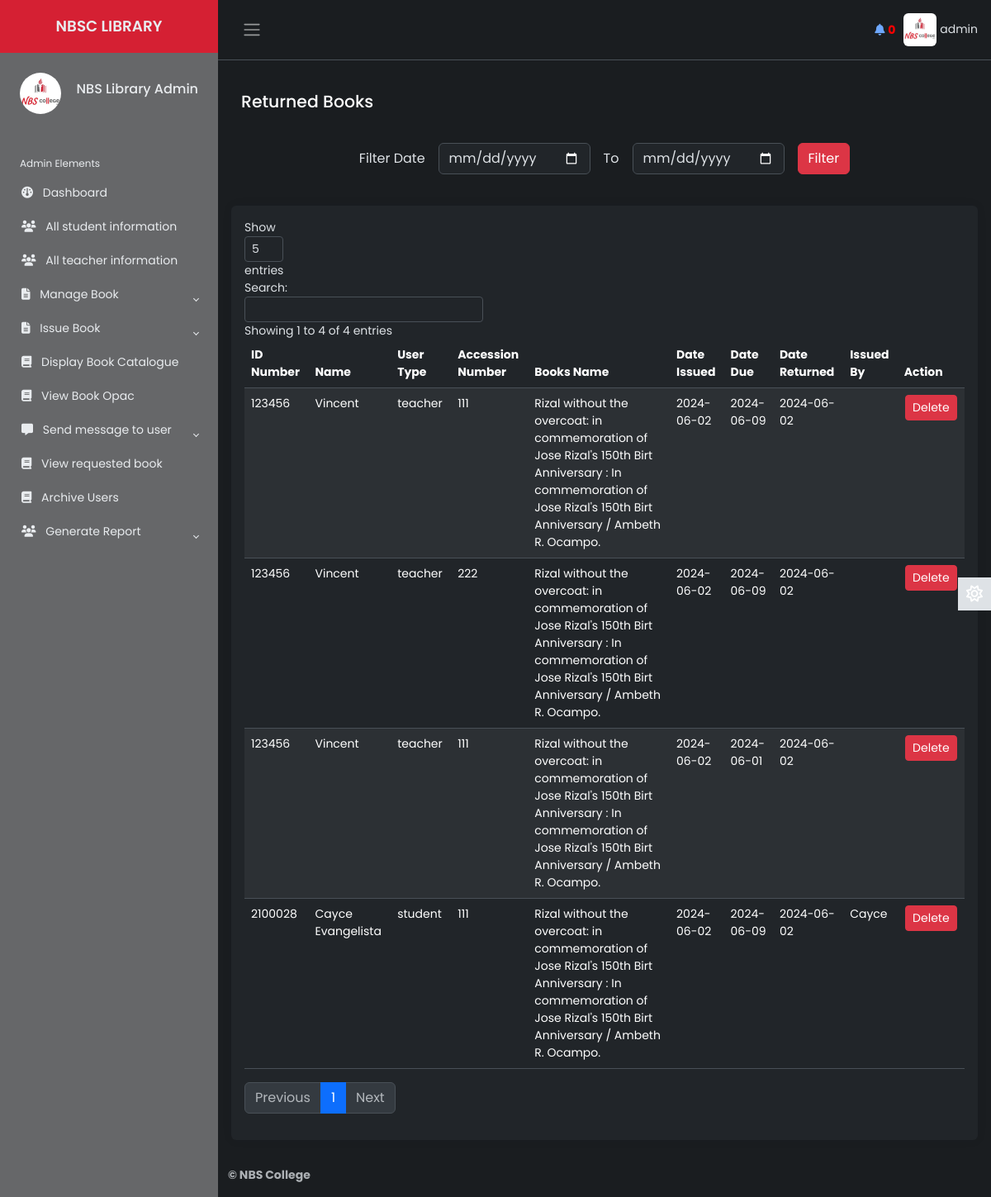
Before: /Source/librarian/return-book.php (signed in) with the older database file.
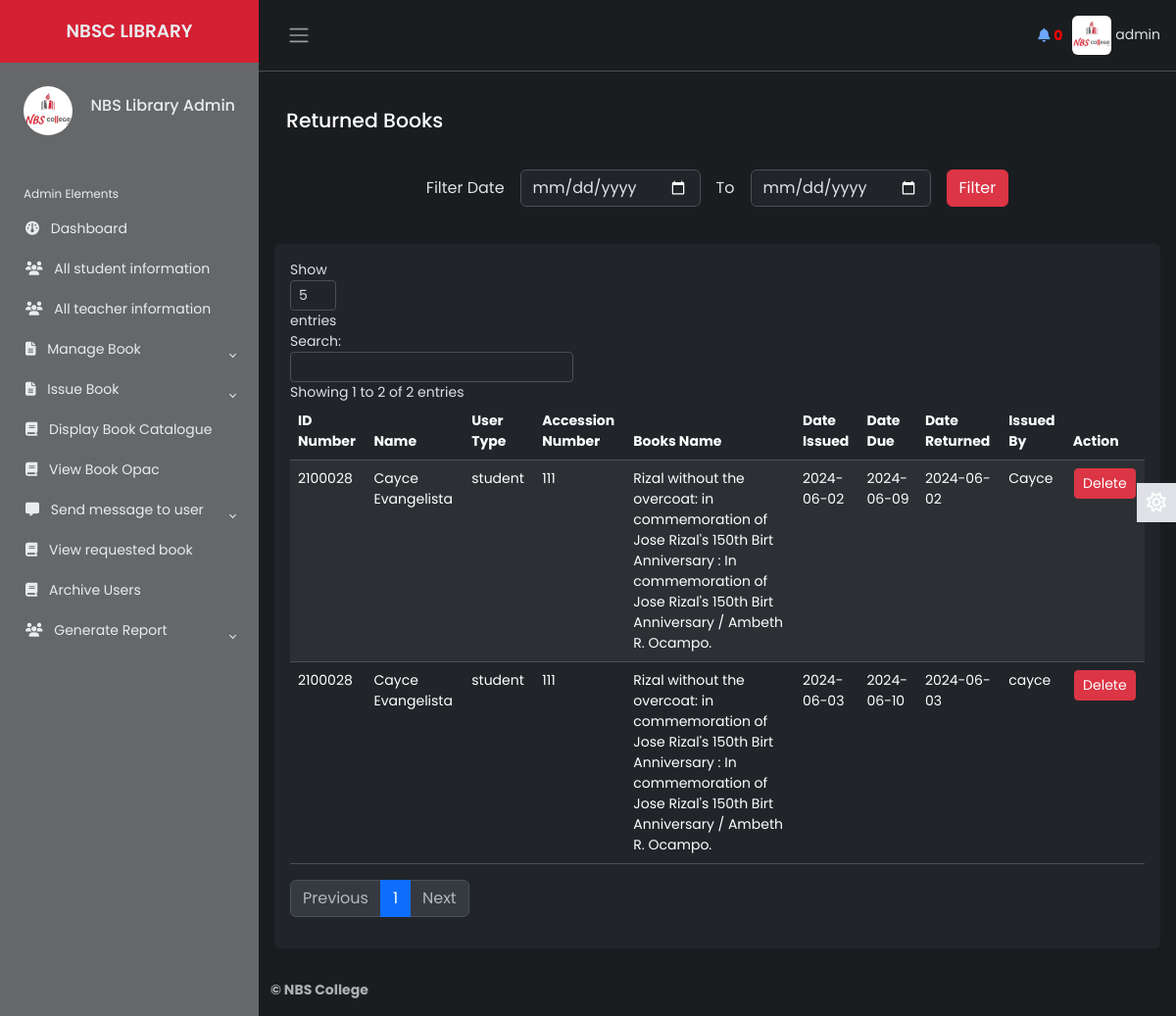
After: the same page with the newer database file.
### tables this page shows
CREATE TABLE `lib_registration` (
  `id` int(2) NOT NULL,
  `name` varchar(50) NOT NULL,
  `username` varchar(20) NOT NULL,
  `password` varchar(20) NOT NULL,
  `email` varchar(50) NOT NULL,
  `phone` varchar(20) NOT NULL,
  `address` varchar(100) NOT NULL,
  `photo` varchar(500) NOT NULL,
  `status` varchar(7) NOT NULL
);

CREATE TABLE `return_books` (
  `id` int(10) NOT NULL,
  `first_name` varchar(50) NOT NULL,
  `last_name` varchar(50) NOT NULL,
  `middle_name` varchar(50) NOT NULL,
  `student_number` varchar(50) NOT NULL,
  `utype` varchar(10) NOT NULL,
  `email` varchar(100) NOT NULL,
  `booksname` varchar(200) NOT NULL,
  `accession_number` varchar(255) NOT NULL,
  `date_issued` varchar(100) NOT NULL,
  `booksissuedate` varchar(50) NOT NULL,
  `booksreturndate` varchar(10) NOT NULL,
  `issuedby` varchar(100) NOT NULL
);

### Source/librarian/return-book.php (the view, shortened to what this page needs)
        <?php
    $page = 'return-books';
    include 'inc/header.php';
    include 'inc/connection.php';
?>
<main class="content px-3 py-2">
    <div class="container-fluid">
        <div class="mb-3">
            <h4>Returned Books</h4>
        </div>
    </div>
    <div class="col-md-12">
    <div class="row text-center align-items-center justify-content-center">
    <div class="col-auto p-2">
                    <label for="start_date" class="col-form-label" style="font-size:medium;">Filter Date</label>
                </div>
                <div class="col-auto p-2" style="width:200px;">
                    <input type="date" id="start_date" class="form-control custom" placeholder="Start Date">
                </div>
                <div class="col-auto p-2">
                    <label for="start_date" class="col-form-label" style="font-size:medium;">To</label>
                </div>
                <div class="col-auto p-2" style="width:200px;">
                    <input type="date" id="end_date" class="form-control no-stretch-input" placeholder="End Date">
                </div>
                <div class="col-auto p-2">
                    <button class="btn btn-danger btn-block" onclick="filterByDateRange()">Filter</button>
                </div>
    </div>
</div>
    <div class="card border-0">
        <div class="card-body">
            <table class="table table-hover text-left table-striped" id="dtBasicExample">
                <thead>
                    <tr>
                        <th>ID Number</th>
                        <th>Name</th>
                        <th>User Type</th>
                        <th>Accession Number</th>
                        <th>Books Name</th>
                        <th>Date Issued</th>
                        <th>Date Due</th>
                        <th>Date Returned</th>
                        <th>Issued By</th>
                        <th>Action</th>
                    </tr>
                </thead>
                <tbody>
                    <?php
                        $res= mysqli_query($link, "select * from return_books");
                        while ($row=mysqli_fetch_array($res)) {
                            echo "<tr>";
                            echo "<td>" . $row["student_number"] . "</td>";
                            echo "<td>" . $row["first_name"];"</td>";
                            echo "<td>" . $row["utype"] . "</td>";
                            echo "<td>" . $row["accession_number"] . "</td>";
                            echo "<td>" . $row["booksname"] . "</td>";
                            echo "<td>" . $row["date_issued"] . "</td>";
                            echo "<td>" . $row["booksissuedate"] . "</td>";
                            echo "<td>" . $row["booksreturndate"] . "</td>";
                            echo "<td>" . $row["issuedby"] . "</td>";
                            echo "<td>";
                    ?>
                                <div class="d-flex justify-content-center">
                                    <a href="delete-return-book.php?id=<?php echo $row["id"]; ?>" class="btn btn-danger btn-sm ml-2" onclick="return confirm('Are you sure you want to delete this row?')"><span>Delete</span></a>
                                </div>
                    <?php
                            echo "</td>";
                            echo "</tr>";
                        }
                    ?>
                </tbody>
            </table>
        </div>
    </div>
</main>
<?php
    include 'inc/footer.php';
?>

### Source/librarian/inc/header.php (shortened to what this page needs)
<?php
    include 'inc/connection.php';
    $res = mysqli_query($link,"select * from request_books where read1='no'");
    $not= mysqli_num_rows($res);
 ?>
<!DOCTYPE html>
<html lang="en" data-bs-theme="dark">
<head>
    <link href="https://cdn.datatables.net/v/dt/jszip-3.10.1/dt-2.0.3/b-3.0.1/b-html5-3.0.1/b-print-3.0.1/datatables.min.css" rel="stylesheet">
    <link rel="stylesheet" href="inc/css/bootstrap.min.css">
    <link rel="stylesheet" href="inc/css/custom1.css">
    <link rel="stylesheet" href="inc/css/animate.css">
</head>
<body>
    <div class="wrapper">
    <aside id="sidebar" class="js-sidebar">
            <div class="h-100">
                <div class="sidebar-logo text-center">
                    <a href="dashboard.php">NBSC LIBRARY</a>
                </div>
                <ul class="sidebar-nav">
                    <li class="sidebar-header">
                        <span>
                        <?php
                            $res = mysqli_query($link, "select * from lib_registration where username='".$_SESSION['username']."'");
                            while ($row = mysqli_fetch_array($res)){
                                ?><img src="<?php echo $row["photo"]; ?> " height="50px" width="50px" alt="something wrong" class="rounded-circle"></a> <?php
                            }
                        ?>
                        </span>
                        <h6 style="float: right; margin-top: 10px;">
							<?php
								$res = mysqli_query($link, "select * from lib_registration where username='".$_SESSION['username']."'");
								while ($row = mysqli_fetch_array($res)){
								$name  =  $row["name"];
								echo $name;
								}
							?>
            			</h6>
                    </li>
                    <br>
                    <li class="sidebar-header">
                        Admin Elements
                    </li>
                    <li class="sidebar-item <?php if($page=='home'){ echo 'active';} ?>">
                        <a href="dashboard.php" class="sidebar-link">
                        <i class="fa-solid fa-gauge pe-2"></i>
                            Dashboard
                        </a>
                    </li>
                    <li class="sidebar-item <?php if($page=='sinfo'){ echo 'active';} ?>">
                        <a href="all-student-info.php" class="sidebar-link">
                        <i class="fa-solid fa-users pe-2"></i>
                            All student information
                        </a>
                    </li>
					<li class="sidebar-item <?php if($page=='tinfo'){ echo 'active';} ?>">
                        <a href="all-teacher-info.php" class="sidebar-link">
                            <i class="fa-solid fa-users pe-2"></i>
                            All teacher information
                        </a>
                    </li>
                    <li class="sidebar-item">
                        <a href="#" class="sidebar-link collapsed" data-bs-target="#manage" data-bs-toggle="collapse"
                            aria-expanded="false"><i class="fa-solid fa-file-lines pe-2"></i>
                            Manage Book
                        </a>
                    </li>
                    <li class="sidebar-item">
                        <a href="dashboard.php" class="sidebar-link collapsed" data-bs-target="#issue" data-bs-toggle="collapse"
                            aria-expanded="false"><i class="fa-solid fa-file-lines pe-2"></i>
                            Issue Book
                        </a>
                    </li>
                    <li class="sidebar-item <?php if($page=='manage-book'){ echo 'active';} ?>">
                        <a href="manage-book.php" class="sidebar-link">
                         <i class="fa-solid fa-book pe-2"></i>
                            Display Book Catalogue
                        </a>
                    </li>
                    <li class="sidebar-item <?php if($page=='a-book'){ echo 'active';} ?>">
                        <a href="display-book-opac.php" class="sidebar-link">
                        <i class="fa-solid fa-book pe-2"></i>
                            View Book Opac
                        </a>
                    </li>
                    <li class="sidebar-item">
                        <a href="#" class="sidebar-link collapsed" data-bs-target="#posts" data-bs-toggle="collapse"
                            aria-expanded="false">    <i class="fa-solid fa-message pe-2"></i>
                            Send message to user
                        </a>
                    </li>
                    <li class="sidebar-item <?php if($page=='rbook'){ echo 'active';} ?>">
                        <a href="requested-books.php" class="sidebar-link">
                        <i class="fa-solid fa-book pe-2"></i>
                            View requested book
                        </a>
                    </li>
                    <li class="sidebar-item <?php if($page=='user-v'){ echo 'active';} ?>">
                        <a href="archive-user.php" class="sidebar-link">
                        <i class="fa-solid fa-book pe-2"></i>
                            Archive Users
                        </a>
                    </li>
                    <li class="sidebar-item">
                        <a href="#" class="sidebar-link collapsed" data-bs-target="#report" data-bs-toggle="collapse"
                            aria-expanded="false"><i class="fa-solid fa-users pe-2"></i>
                            Generate Report
                        </a>
                    </li>
                </ul>
            </div>
        </aside>
        <div class="main">
            <nav class="navbar navbar-expand px-3 border-bottom">
                <button class="btn" id="sidebar-toggle" type="button">
                    <span class="navbar-toggler-icon"></span>
                </button>
                <div class="navbar-collapse navbar">
                        <ul class="navbar-nav" style="margin-right:10px;">
                        <li class="icon">
                                <a href="requested-books.php" ><i class="fas fa-bell"></i></a>
                                <span class="count" onclick="window.location='requested-books.php'"><b id="notif" ><?php echo $not; ?></b></span>
                        </li>
                        </ul>
                        <li class="nav-item dropdown">
								<?php
                                     $res = mysqli_query($link, "select * from lib_registration where username='".$_SESSION['username']."'");
                                     while ($row = mysqli_fetch_array($res)){
                                         ?><a href="#" data-bs-toggle="dropdown" class="nav-icon pe-md-0" style="color: inherit;"><img src="<?php echo $row["photo"]; ?>" alt=""class="avatar img-fluid rounded"> <span><?php echo $_SESSION["username"]; ?></span></a> <?php
                                     }
                                ?>
                        </li>
                </div>
            </nav>
            <a href="#" class="theme-toggle">
                <i class="fa-regular fa-sun"></i>
            </a>
</body>
</html>

### Source/librarian/inc/footer.php (shortened to what this page needs)
<footer class="footer">
         <div class="container-fluid">
             <div class="row text-muted">
                 <div class="col-6 text-start">
                     <p class="mb-0">
                         <a href="#" class="text-muted">
                             <strong>&copy; NBS College</strong>
                         </a>
                     </p>
                 </div>
                 <div class="col-6 text-end">
                     <ul class="list-inline">
                     </ul>
                 </div>
             </div>
         </div>
     </footer>

### Source/librarian/inc/css/custom1.css (style rules this page uses)
body { font-family: 'Poppins', sans-serif; font-size: 0.875rem; opacity: 1; overflow-y: scroll; margin: 0; }
a { cursor: pointer; text-decoration: none; font-family: 'Poppins', sans-serif; }
.theme-toggle { position: relative; }
.theme-toggle i { font-size: 20px; cursor: pointer; }
.theme-toggle .fa-sun { display: none; }
.card-body { overflow-x: scroll; }
#notif { color: red; }
table.dataTable th.dt-type-numeric, table.dataTable thead th { text-align: left; }
.h-100 { background-color: #666769; }
.sidebar-logo { background-color: #d52033; }
li { list-style: none; }
h4 { font-family: 'Poppins', sans-serif; font-size: 1.275rem; color: var(--bs-emphasis-color); }
.wrapper { align-items: stretch; display: flex; width: 100%; }
#sidebar { max-width: 40%; min-width: 264px; background: var(--bs-dark); transition: all 0.35s ease-in-out; }
.main { display: flex; flex-direction: column; min-height: 100vh; min-width: 0; overflow: hidden; transition: all 0.35s ease-in-out; width: 100%; background: var(--bs-dark-bg-subtle); }
.sidebar-logo { padding: 1.15rem; }
.sidebar-logo a { color: #e9ecef; font-size: 1.15rem; font-weight: 600; }
.sidebar-nav { flex-grow: 1; list-style: none; margin-bottom: 0; padding-left: 0; margin-left: 0; }
.sidebar-header { color: #e9ecef; font-size: .75rem; padding: 1.5rem 1.5rem .375rem; }
a.sidebar-link { padding: .625rem 1.625rem; color: #e9ecef; position: relative; display: block; font-size: 0.875rem; }
.sidebar-link[data-bs-toggle="collapse"]::after { border: solid; border-width: 0 .075rem .075rem 0; content: ""; display: inline-block; padding: 2px; position: absolute; right: 1.5rem; top: 1.4rem; transform: rotate(-135deg); transition: all .2s ease-out; }
.sidebar-link[data-bs-toggle="collapse"].collapsed::after { transform: rotate(45deg); transition: all .2s ease-out; }
.avatar { height: 40px; width: 40px; }
.navbar-expand .navbar-nav { margin-left: auto; }
.content { flex: 1; max-width: 100vw; width: 100vw; }
@media (min-width:768px) { .content { max-width: auto; width: auto; } }
.card { box-shadow: 0 0 .875rem 0 rgba(34, 46, 60, .05); margin-bottom: 24px; }
.theme-toggle { position: fixed; top: 50%; transform: translateY(-65%); text-align: center; z-index: 10; right: 0; left: auto; border: none; background-color: var(--bs-body-color); }
html[data-bs-theme="dark"] .theme-toggle .fa-sun, html[data-bs-theme="light"] .theme-toggle .fa-moon { cursor: pointer; padding: 10px; display: block; font-size: 1.25rem; color: #FFF; }
.table { table-layout: auto !important; width: 100% !important; }

### Source/librarian/return-book.php (style rules this page uses)
.no-stretch-input { min-width: 0; }

Changed rows visible on the page:
removed return_books: student_number "123456", first_name "Vincent", utype "teacher", accession_number "111", booksname "Rizal without the overcoat: in commemoration of Jose Rizal's 150th Birt Anniversary : In commemoration of Jose Rizal's 150th Birt Anniversary / Ambeth R. Ocampo.", date_issued "2024-06-02", booksissuedate "2024-06-09", booksreturndate "2024-06-02"
removed return_books: student_number "123456", first_name "Vincent", utype "teacher", accession_number "222", booksname "Rizal without the overcoat: in commemoration of Jose Rizal's 150th Birt Anniversary : In commemoration of Jose Rizal's 150th Birt Anniversary / Ambeth R. Ocampo.", date_issued "2024-06-02", booksissuedate "2024-06-09", booksreturndate "2024-06-02"
removed return_books: student_number "123456", first_name "Vincent", utype "teacher", accession_number "111", booksname "Rizal without the overcoat: in commemoration of Jose Rizal's 150th Birt Anniversary : In commemoration of Jose Rizal's 150th Birt Anniversary / Ambeth R. Ocampo.", date_issued "2024-06-02", booksissuedate "2024-06-01", booksreturndate "2024-06-02"
added return_books: student_number "2100028", first_name "Cayce Evangelista", utype "student", accession_number "111", booksname "Rizal without the overcoat: in commemoration of Jose Rizal's 150th Birt Anniversary : In commemoration of Jose Rizal's 150th Birt Anniversary / Ambeth R. Ocampo.", date_issued "2024-06-03", booksissuedate "2024-06-10", booksreturndate "2024-06-03", issuedby "cayce"
Other visible differences:
text written by a page script: "Show entries Search: Showing 1 to 4 of 4 entries Previous 1 Next" → "Show entries Search: Showing 1 to 2 of 2 entries Previous 1 Next"
